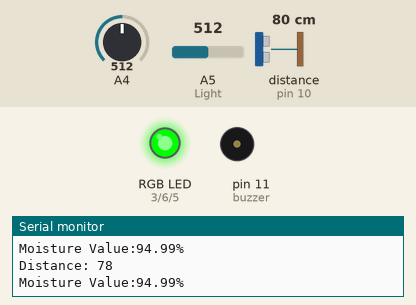
Recording of a sketch running on a simulated Arduino Uno, built with avr-gcc and run on an emulated ATmega328P. On the bench: an RGB LED mixed from three pins (HIGH = lit), buzzer (waves = sounding), the last lines printed to the serial monitor. Wiring (inferred from the names in the program): ultrasonic range finder: trigger pin 9; echo pin 10. Dashed ring = blinking. Inputs (shaded band) come from the test bench; at power-on: A5 (Light) = 512, distance to the obstacle (sensor on pin 10) 80 cm, A4 = 512. The echo pulse lasts 58.3 µs per cm; pins used as bus, display or sensor lines are not drawn.

Above: at 2.1 s.
2.2 s: A5 (Light) set to 212
5.7 s: A5 (Light) set to 187
At 7.6 s:
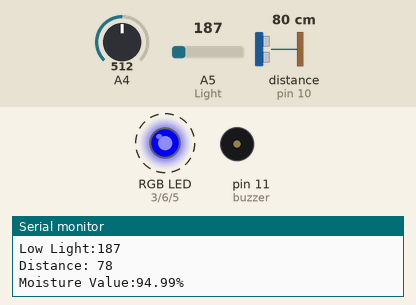
10.5 s: distance to the obstacle (sensor on pin 10) set to 56 cm
14.0 s: distance to the obstacle (sensor on pin 10) set to 48 cm
At 15.0 s:
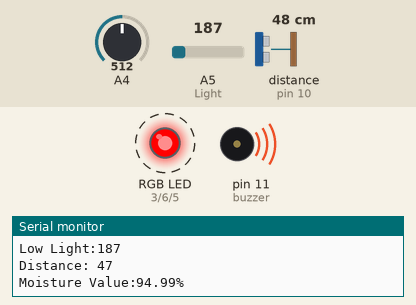
18.8 s: distance to the obstacle (sensor on pin 10) set to 60 cm
At 19.01 s:
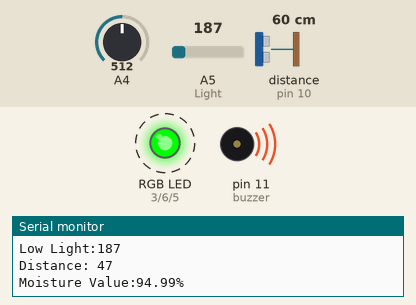
22.3 s: distance to the obstacle (sensor on pin 10) set to 2 cm
At 24.9 s:
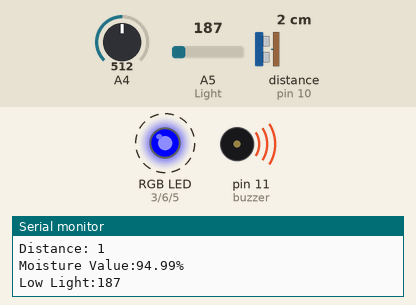
Timing chart, 0 to 26.8 s (numbered marks = the images above; inputs shaded):
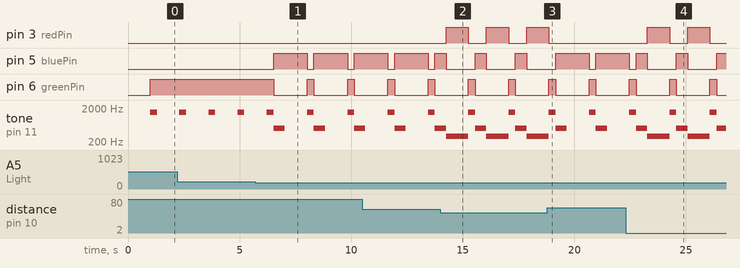

The sketch:

final_2.ino
```cpp
//Conditions:
//FOR ULTRASONIC SENSOR(responsible for detecting obstacles)
  //When the the distance of the obstacle from ultrasonic sensor is less than or equal to 50cm:
  //the buzzer with tone of 300 runs continously.
  //the distance shows at serial monitor.
  //RGB turns Red.

//FOR LDR(responsible for making a cue whenever the user is in a dark place)
  //When the intensity of light is less than or equals to 200:
  //the buzzer with the tone of 500 runs with delay.
  //"Low Light" print on serial monitor.
  //RGB turns Blue.

//FOR MOISTURE SENSOR(alter for watersonsor; to give a cue to the user whenever he/she is on wet area or in any water surface)
  //When the moisture value is greater than or equals to 50%:
  //the buzzer with 1200 tone runs with delay.
  //the moisture value shows at serial monitor.
  //RGB turns Green.

int redPin=3;
int bluePin=5;
int greenPin=6;
int moistureValue;
float moisture_percentage;
const int trigPin = 9;
const int echoPin = 10;
const int buzzer = 11;
const int Light = A5;

long duration;
int distance;
int safetyDistance;
int Intens;
int safetyIntens;

void setup () {
  pinMode(redPin,OUTPUT);
  pinMode(bluePin,OUTPUT);
  pinMode(greenPin,OUTPUT);
  pinMode(trigPin, OUTPUT); // Sets the trigPin as an Output
  pinMode(echoPin, INPUT); // Sets the echoPin as an Input
  pinMode(buzzer, OUTPUT);
  pinMode(Light, INPUT);
  Serial.begin(9600); // Starts the serial communication

}

void loop() {
  moistureValue=analogRead(A4);
  moisture_percentage=((moistureValue/539.00)*100);
  Serial.print("\nMoisture Value:");
  Serial.print(moisture_percentage);
  Serial.println("%");
  delay(1000);
  if (moisture_percentage >= 50)
  {
   digitalWrite(redPin,LOW);
   digitalWrite(bluePin,LOW);
   digitalWrite(greenPin,HIGH);
   tone(11,1500);
   delay(300);
   noTone(11);
  }
  else
  {
    noTone(11);
  }

 Intens = analogRead(Light);
  safetyIntens = Intens;
  if (safetyIntens <= 200){
  //If very dark
  digitalWrite(redPin,LOW);
  digitalWrite(bluePin,HIGH);
  digitalWrite(greenPin,LOW);
  Serial.print("Low Light:");
  Serial.println(Intens);
  tone(11,500);
  delay(500);
   noTone(11);
  }

  // Clears the trigPin
  digitalWrite(trigPin, LOW);
  delayMicroseconds(2);

  // Sets the trigPin on HIGH state for 10 micro seconds
  digitalWrite(trigPin, HIGH);
  delayMicroseconds(10);
  digitalWrite(trigPin, LOW);

  // Reads the echoPin, returns the sound wave travel time in microseconds
   duration = pulseIn(echoPin, HIGH)

  // Calculating the distance
  ;distance= duration*0.034/2;

  safetyDistance = distance;
  if (safetyDistance <= 50){
    tone(11,300);
    digitalWrite(redPin,HIGH);
    digitalWrite(bluePin,LOW);
    digitalWrite(greenPin,LOW);
  }
  else {
    noTone(11);
  }
{
  // Prints the distance on the Serial Monitor
  Serial.print("Distance: ");
  Serial.println(distance);
}
  }
```

Measured:
- the behaviour switches between 201 and 200 on A5 (Light) (found by bisection; images 0 and 1)
- the behaviour switches between 52 and 51 cm on distance to the obstacle (sensor on pin 10) (found by bisection; images 1 and 2)
- after the input at 5.7 s, pin 5 (bluePin): alternates HIGH for 1.5 s and LOW for 0.30 s, starting after 0.83 s; pin 6 (greenPin): alternates HIGH for 0.30 s and LOW for 1.5 s, starting after 0.83 s
- after the input at 14.0 s, pin 3 (redPin): alternates HIGH for 1.0 s and LOW for 0.80 s, starting after 0.25 s
- after the input at 18.8 s, pin 3 (redPin): goes on until 18.9 s, then stays LOW
- after the input at 22.3 s, pin 3 (redPin): alternates HIGH for 1.0 s and LOW for 0.80 s, starting after 0.98 s
- by itself, tone on pin 11 (buzzer): plays 300 Hz for 1.0 s, 1500 Hz for 0.30 s, 500 Hz for 0.50 s, 300 Hz for 1.0 s, 1500 Hz for 0.30 s, 500 Hz for 0.50 s … (7 notes in this stretch)
